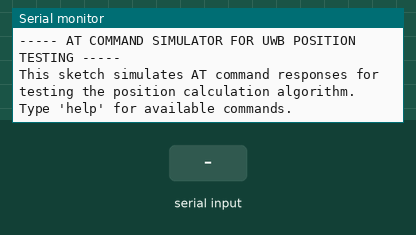
Bench run of a sketch on a simulated ESP32-S3. On the bench: the last lines printed to the serial monitor. The test bench sets the inputs (shaded band). Random numbers use the default seed unless the sketch sets one.

Above: at 2.2 s.
2.3 s: "help,1\n" received over Serial
At 3.5 s:
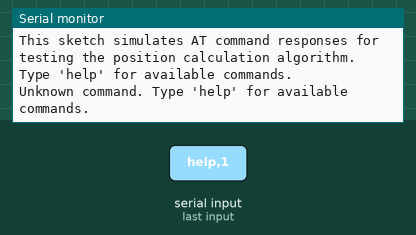
3.8 s: "test,1\n" received over Serial
At 4.3 s:
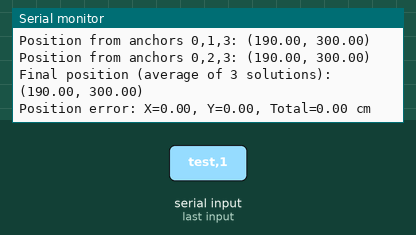
5.3 s: "help\n" received over Serial
At 7.1 s:
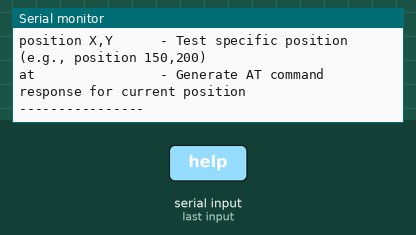
8.0 s: "position\n" received over Serial
At 9.1 s:
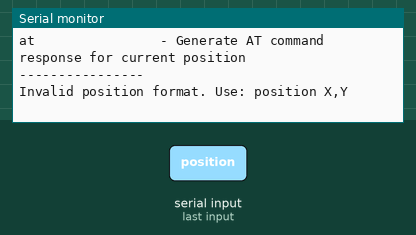
9.5 s: "at\n" received over Serial
At 10.2 s:
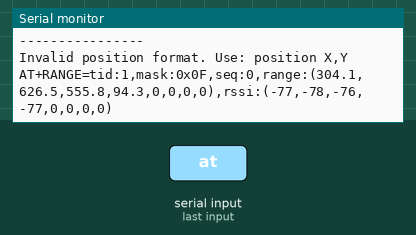
Timing chart, 0 to 12.0 s (numbered marks = the images above; inputs shaded):
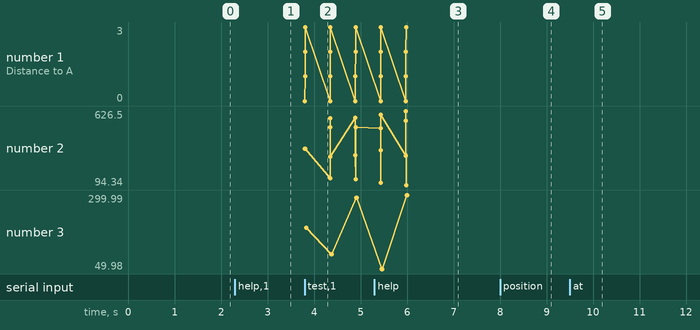

The sketch:

at_command_test.ino
```cpp
/*
ESP32S3 UWB Tag - AT Command Response Simulator
This sketch simulates AT command responses from a UWB module
for testing the position calculation algorithm without physical hardware.

PURPOSE:
This file provides a basic AT command simulator for testing the position calculation
algorithm with synthetic data. It helps validate the multilateration algorithm by
creating realistic UWB module responses.

FEATURES:
- Tests predefined positions across the room (center, corners, etc.)
- Adds variable amounts of noise to distance measurements
- Generates AT command responses in the same format as the UWB module
- Parses responses using the same algorithm as the main code
- Calculates and reports position errors

USAGE:
- Run this sketch on an ESP32 and open serial monitor
- Type 'help' for available commands
- 'test' runs all test points without noise
- 'test noise=X' runs tests with X% noise (e.g., 'test noise=5')
- 'position X,Y' tests a specific position
- 'at' generates an AT command for current distances

The anchor positions match the configuration in the main program:
- A0: (0,0)     - top left
- A1: (0,600)   - bottom left
- A2: (380,600) - bottom right
- A3: (380,0)   - top right

All distances are in centimeters.
*/

// Uncomment to enable detailed debug logging
#define DEBUG_MODE

#include <Arduino.h>

// Define AT command response format
#define AT_RESP_PREFIX "AT+RANGE=tid:1,mask:0x0F,seq:0,range:("
#define AT_RESP_SUFFIX "),rssi:(-77,-78,-76,-77,0,0,0,0)"

// Anchor positions in cm
// A0 is top left (0,0)
// A1 is left bottom (0,600)
// A2 is right bottom (380,600)
// A3 is top right (380,0)
const float anchor_x[4] = {0, 0, 380, 380};
const float anchor_y[4] = {0, 600, 600, 0};

// Test points to simulate tag positions
#define NUM_TEST_POINTS 5
const float test_points[NUM_TEST_POINTS][2] = {
    {190, 300},  // Center of the rectangle
    {100, 100},  // Near top left
    {290, 500},  // Near bottom right
    {50, 500},   // Near bottom left
    {300, 50}    // Near top right
};

// Distance measurements to anchors
float dist_to_a0 = 0.0;
float dist_to_a1 = 0.0;
float dist_to_a2 = 0.0;
float dist_to_a3 = 0.0;

// Position of the tag
float positionX = 0.0;
float positionY = 0.0;

// For simulating position with noise
bool add_noise = false;
float noise_percentage = 0.0;  // Default no noise

// Calculate distance from (x1,y1) to (x2,y2)
float calculateDistance(float x1, float y1, float x2, float y2) {
    return sqrt((x2-x1)*(x2-x1) + (y2-y1)*(y2-y1));
}

// Generate AT command response string with distances
String generateATResponse(float d0, float d1, float d2, float d3) {
    String resp = AT_RESP_PREFIX;

    resp += String(d0, 1);  // 1 decimal place for distance
    resp += ",";
    resp += String(d1, 1);
    resp += ",";
    resp += String(d2, 1);
    resp += ",";
    resp += String(d3, 1);
    resp += ",0,0,0,0";  // Padding for unused anchors

    resp += AT_RESP_SUFFIX;

    return resp;
}

// Calculate 2D position using enhanced multilateration with all 4 anchors
void calculatePosition() {
    // Check if we have valid distances from all 4 anchors
    if (dist_to_a0 <= 0 || dist_to_a1 <= 0 || dist_to_a2 <= 0 || dist_to_a3 <= 0) {
        Serial.println("Cannot calculate position - need distances from all 4 anchors");
        return;
    }

    // Work directly in cm to avoid unnecessary conversions
    // This is a non-iterative multilateration approach using all 4 anchors

    // We'll calculate 3 separate positions using different triplets of anchors,
    // then take the weighted average
    float x1 = 0, y1 = 0;  // Position calculated from anchors 0,1,2
    float x2 = 0, y2 = 0;  // Position calculated from anchors 0,1,3
    float x3 = 0, y3 = 0;  // Position calculated from anchors 0,2,3

    // Precompute squared distances and other repeated values
    float dist_to_a0_sq = dist_to_a0 * dist_to_a0;
    float dist_to_a1_sq = dist_to_a1 * dist_to_a1;
    float dist_to_a2_sq = dist_to_a2 * dist_to_a2;
    float dist_to_a3_sq = dist_to_a3 * dist_to_a3;

    // Precompute anchor position terms
    float a0_sq = anchor_x[0] * anchor_x[0] + anchor_y[0] * anchor_y[0];
    float a1_sq = anchor_x[1] * anchor_x[1] + anchor_y[1] * anchor_y[1];
    float a2_sq = anchor_x[2] * anchor_x[2] + anchor_y[2] * anchor_y[2];
    float a3_sq = anchor_x[3] * anchor_x[3] + anchor_y[3] * anchor_y[3];

    // Common calculations for equations involving anchors 0-1
    float A_01 = 2 * (anchor_x[1] - anchor_x[0]);
    float B_01 = 2 * (anchor_y[1] - anchor_y[0]);
    float C_01 = dist_to_a0_sq - dist_to_a1_sq - a0_sq + a1_sq;

    // Common calculations for other anchor pairs
    float A_12 = 2 * (anchor_x[2] - anchor_x[1]);
    float B_12 = 2 * (anchor_y[2] - anchor_y[1]);
    float C_12 = dist_to_a1_sq - dist_to_a2_sq - a1_sq + a2_sq;

    float A_13 = 2 * (anchor_x[3] - anchor_x[1]);
    float B_13 = 2 * (anchor_y[3] - anchor_y[1]);
    float C_13 = dist_to_a1_sq - dist_to_a3_sq - a1_sq + a3_sq;

    float A_02 = 2 * (anchor_x[2] - anchor_x[0]);
    float B_02 = 2 * (anchor_y[2] - anchor_y[0]);
    float C_02 = dist_to_a0_sq - dist_to_a2_sq - a0_sq + a2_sq;

    float A_23 = 2 * (anchor_x[3] - anchor_x[2]);
    float B_23 = 2 * (anchor_y[3] - anchor_y[2]);
    float C_23 = dist_to_a2_sq - dist_to_a3_sq - a2_sq + a3_sq;

    // Solve using anchors 0,1,2
    float den1 = (A_01 * B_12 - B_01 * A_12);
    if (abs(den1) > 0.000001) {
        x1 = (C_01 * B_12 - C_12 * B_01) / den1;
        y1 = (A_01 * C_12 - C_01 * A_12) / den1;

        Serial.print("Position from anchors 0,1,2: (");
        Serial.print(x1);
        Serial.print(", ");
        Serial.print(y1);
        Serial.println(")");
    }

    // Solve using anchors 0,1,3
    float den2 = (A_01 * B_13 - B_01 * A_13);
    if (abs(den2) > 0.000001) {
        x2 = (C_01 * B_13 - C_13 * B_01) / den2;
        y2 = (A_01 * C_13 - C_01 * A_13) / den2;

        Serial.print("Position from anchors 0,1,3: (");
        Serial.print(x2);
        Serial.print(", ");
        Serial.print(y2);
        Serial.println(")");
    }

    // Solve using anchors 0,2,3
    float den3 = (A_02 * B_23 - B_02 * A_23);
    if (abs(den3) > 0.000001) {
        x3 = (C_02 * B_23 - C_23 * B_02) / den3;
        y3 = (A_02 * C_23 - C_02 * A_23) / den3;

        Serial.print("Position from anchors 0,2,3: (");
        Serial.print(x3);
        Serial.print(", ");
        Serial.print(y3);
        Serial.println(")");
    }

    // Count valid solutions
    int validSolutions = 0;
    if (abs(den1) > 0.000001) validSolutions++;
    if (abs(den2) > 0.000001) validSolutions++;
    if (abs(den3) > 0.000001) validSolutions++;

    if (validSolutions == 0) {
        Serial.println("Cannot calculate position - no valid solutions");
        return;
    }

    // Calculate position as average of valid solutions
    float x = 0.0, y = 0.0;

    if (abs(den1) > 0.000001) {
        x += x1;
        y += y1;
    }
    if (abs(den2) > 0.000001) {
        x += x2;
        y += y2;
    }
    if (abs(den3) > 0.000001) {
        x += x3;
        y += y3;
    }

    x /= validSolutions;
    y /= validSolutions;

    // Store the calculated position
    positionX = x;
    positionY = y;

    Serial.print("Final position (average of ");
    Serial.print(validSolutions);
    Serial.print(" solutions): (");
    Serial.print(positionX);
    Serial.print(", ");
    Serial.print(positionY);
    Serial.println(")");
}

// Function to apply noise to distances
void applyNoise() {
    if (!add_noise || noise_percentage <= 0) return;

    // Apply random noise within the noise percentage range
    float noise_factor1 = 1.0 + random(-100, 100) * noise_percentage / 100.0;
    float noise_factor2 = 1.0 + random(-100, 100) * noise_percentage / 100.0;
    float noise_factor3 = 1.0 + random(-100, 100) * noise_percentage / 100.0;
    float noise_factor4 = 1.0 + random(-100, 100) * noise_percentage / 100.0;

    dist_to_a0 *= noise_factor1;
    dist_to_a1 *= noise_factor2;
    dist_to_a2 *= noise_factor3;
    dist_to_a3 *= noise_factor4;

    Serial.print("Applied noise: ");
    Serial.print((noise_factor1 - 1.0) * 100.0, 1);
    Serial.print("%, ");
    Serial.print((noise_factor2 - 1.0) * 100.0, 1);
    Serial.print("%, ");
    Serial.print((noise_factor3 - 1.0) * 100.0, 1);
    Serial.print("%, ");
    Serial.print((noise_factor4 - 1.0) * 100.0, 1);
    Serial.println("%");
}

// Parse range information from AT command response
void parseRangeData(String data) {
    // According to the AT command manual, the response format is:
    // AT+RANGE=tid:x1,mask:x2,seq:x3,range:(x4,x5,x6,x7,x8,x9,x10,x11), rssi:(x12,x13,x14,x15,x16,x17,x18,x19)

    // Look for "range:(" in the response
    int range_start = data.indexOf("range:(");
    if (range_start >= 0) {
        // Find the end of the range array
        int range_end = data.indexOf(")", range_start);
        if (range_end > range_start) {
            // We're only interested in the first 4 values (0-3)
            float distances[4] = {0, 0, 0, 0};

            // Parse directly from the original string without creating substrings
            int startIndex = range_start + 7;  // Skip "range:("
            int valueIndex = 0;

            Serial.print("Range values: ");

            // Parse each value directly
            while (valueIndex < 4 && startIndex < range_end) {
                // Find the next comma or the end parenthesis
                int commaIndex = data.indexOf(',', startIndex);
                if (commaIndex == -1 || commaIndex > range_end) {
                    commaIndex = range_end;
                }

                // Convert this segment directly to float
                char buffer[10]; // Temporary buffer for number conversion
                int len = commaIndex - startIndex;
                if (len < 10) {
                    strncpy(buffer, data.c_str() + startIndex, len);
                    buffer[len] = '\0';
                    distances[valueIndex] = atof(buffer);
                }

                Serial.print(distances[valueIndex]);
                if (valueIndex < 3) Serial.print(", ");

                valueIndex++;
                startIndex = commaIndex + 1;
            }

            Serial.println();

            // Update our distance variables
            dist_to_a0 = distances[0];
            dist_to_a1 = distances[1];
            dist_to_a2 = distances[2];
            dist_to_a3 = distances[3];

            // Calculate 2D position
            calculatePosition();
        }
    }
}

void setup() {
    Serial.begin(115200);
    delay(1000);

    randomSeed(analogRead(0));  // Initialize random seed for noise generation

    Serial.println("\n\n----- AT COMMAND SIMULATOR FOR UWB POSITION TESTING -----");
    Serial.println("This sketch simulates AT command responses for testing the position calculation algorithm.");
    Serial.println("Type 'help' for available commands.");
}

void processSerialCommand() {
    String cmd = Serial.readStringUntil('\n');
    cmd.trim();

    if (cmd == "help") {
        Serial.println("\n----- Available Commands -----");
        Serial.println("test              - Run all test points without noise");
        Serial.println("test noise=X      - Run all test points with X% noise (e.g., noise=5)");
        Serial.println("position X,Y      - Test specific position (e.g., position 150,200)");
        Serial.println("at                - Generate AT command response for current position");
        Serial.println("----------------");
    }
    else if (cmd.startsWith("test")) {
        // Check if noise parameter is specified
        int noisePos = cmd.indexOf("noise=");
        if (noisePos >= 0) {
            String noiseStr = cmd.substring(noisePos + 6);
            noise_percentage = noiseStr.toFloat();
            add_noise = (noise_percentage > 0);
            Serial.print("Testing all points with ");
            Serial.print(noise_percentage);
            Serial.println("% noise");
        } else {
            add_noise = false;
            Serial.println("Testing all points without noise");
        }

        // Run through all test points
        for (int i = 0; i < NUM_TEST_POINTS; i++) {
            float tagX = test_points[i][0];
            float tagY = test_points[i][1];

            Serial.print("\n----- TEST POINT ");
            Serial.print(i + 1);
            Serial.print(" of ");
            Serial.print(NUM_TEST_POINTS);
            Serial.print(": (");
            Serial.print(tagX);
            Serial.print(", ");
            Serial.print(tagY);
            Serial.println(") -----");

            // Calculate ideal distances to anchors
            dist_to_a0 = calculateDistance(tagX, tagY, anchor_x[0], anchor_y[0]);
            dist_to_a1 = calculateDistance(tagX, tagY, anchor_x[1], anchor_y[1]);
            dist_to_a2 = calculateDistance(tagX, tagY, anchor_x[2], anchor_y[2]);
            dist_to_a3 = calculateDistance(tagX, tagY, anchor_x[3], anchor_y[3]);

            // Apply noise if enabled
            if (add_noise) {
                applyNoise();
            }

            Serial.print("Distance to A0: ");
            Serial.println(dist_to_a0);
            Serial.print("Distance to A1: ");
            Serial.println(dist_to_a1);
            Serial.print("Distance to A2: ");
            Serial.println(dist_to_a2);
            Serial.print("Distance to A3: ");
            Serial.println(dist_to_a3);

            // Generate and parse AT command
            String atResp = generateATResponse(dist_to_a0, dist_to_a1, dist_to_a2, dist_to_a3);
            Serial.print("AT Response: ");
            Serial.println(atResp);

            // Parse the AT response to test our parser
            parseRangeData(atResp);

            // Calculate position error
            float errorX = abs(positionX - tagX);
            float errorY = abs(positionY - tagY);
            float errorTotal = sqrt(errorX*errorX + errorY*errorY);

            Serial.print("Position error: X=");
            Serial.print(errorX);
            Serial.print(", Y=");
            Serial.print(errorY);
            Serial.print(", Total=");
            Serial.print(errorTotal);
            Serial.println(" cm");

            delay(500);  // Short pause between test points
        }
    }
    else if (cmd.startsWith("position")) {
        // Parse position coordinates
        int commaPos = cmd.indexOf(",", 9);  // Start after "position "
        if (commaPos > 0) {
            float tagX = cmd.substring(9, commaPos).toFloat();
            float tagY = cmd.substring(commaPos + 1).toFloat();

            Serial.print("\n----- Testing specific position: (");
            Serial.print(tagX);
            Serial.print(", ");
            Serial.print(tagY);
            Serial.println(") -----");

            // Calculate ideal distances to anchors
            dist_to_a0 = calculateDistance(tagX, tagY, anchor_x[0], anchor_y[0]);
            dist_to_a1 = calculateDistance(tagX, tagY, anchor_x[1], anchor_y[1]);
            dist_to_a2 = calculateDistance(tagX, tagY, anchor_x[2], anchor_y[2]);
            dist_to_a3 = calculateDistance(tagX, tagY, anchor_x[3], anchor_y[3]);

            // Apply noise if enabled
            if (add_noise) {
                applyNoise();
            }

            Serial.print("Distance to A0: ");
            Serial.println(dist_to_a0);
            Serial.print("Distance to A1: ");
            Serial.println(dist_to_a1);
            Serial.print("Distance to A2: ");
            Serial.println(dist_to_a2);
            Serial.print("Distance to A3: ");
            Serial.println(dist_to_a3);

            // Generate and parse AT command
            String atResp = generateATResponse(dist_to_a0, dist_to_a1, dist_to_a2, dist_to_a3);
            Serial.print("AT Response: ");
            Serial.println(atResp);

            // Parse the AT response to test our parser
            parseRangeData(atResp);

            // Calculate position error
            float errorX = abs(positionX - tagX);
            float errorY = abs(positionY - tagY);
            float errorTotal = sqrt(errorX*errorX + errorY*errorY);

            Serial.print("Position error: X=");
            Serial.print(errorX);
            Serial.print(", Y=");
            Serial.print(errorY);
            Serial.print(", Total=");
            Serial.print(errorTotal);
            Serial.println(" cm");
        } else {
            Serial.println("Invalid position format. Use: position X,Y");
        }
    }
    else if (cmd == "at") {
        // Generate AT command for current distances
        String atResp = generateATResponse(dist_to_a0, dist_to_a1, dist_to_a2, dist_to_a3);
        Serial.println(atResp);
    }
    else if (cmd == "") {
        // Ignore empty commands
    }
    else {
        Serial.println("Unknown command. Type 'help' for available commands.");
    }
}

void loop() {
    if (Serial.available() > 0) {
        processSerialCommand();
    }

    // Add a small delay to prevent overwhelming the serial monitor
    delay(10);
}
```

Measured:
- after the input at 2.3 s, the serial monitor: prints a new line at once (image 1)
- after the input at 3.8 s, the serial monitor: prints a new line at once (image 2)
- after the input at 5.3 s, the serial monitor: prints a new line after 1.2 s (image 3)
- after the input at 8.0 s, the serial monitor: prints a new line at once (image 4)
- after the input at 9.5 s, the serial monitor: prints a new line at once (image 5)
